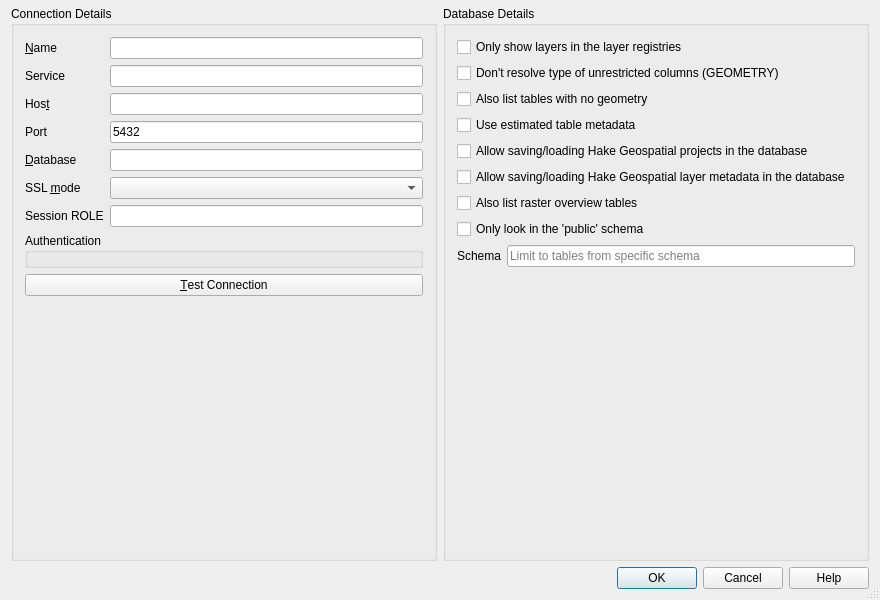
<?xml version="1.0" encoding="UTF-8"?>
<ui version="4.0">
 <class>QgsPgNewConnectionBase</class>
 <widget class="QDialog" name="QgsPgNewConnectionBase">
  <property name="geometry">
   <rect>
    <x>0</x>
    <y>0</y>
    <width>880</width>
    <height>600</height>
   </rect>
  </property>
  <property name="sizePolicy">
   <sizepolicy hsizetype="MinimumExpanding" vsizetype="MinimumExpanding">
    <horstretch>0</horstretch>
    <verstretch>0</verstretch>
   </sizepolicy>
  </property>
  <property name="windowTitle">
   <string>Create a New PostgreSQL Connection</string>
  </property>
  <property name="sizeGripEnabled">
   <bool>true</bool>
  </property>
  <property name="modal">
   <bool>true</bool>
  </property>
  <layout class="QGridLayout" name="gridLayout_3" columnstretch="1,0">
   <property name="topMargin">
    <number>0</number>
   </property>
   <item row="1" column="0" colspan="2">
    <widget class="QgsScrollArea" name="scrollArea">
     <property name="frameShape">
      <enum>QFrame::NoFrame</enum>
     </property>
     <property name="widgetResizable">
      <bool>true</bool>
     </property>
     <widget class="QWidget" name="scrollAreaWidgetContents">
      <property name="geometry">
       <rect>
        <x>0</x>
        <y>0</y>
        <width>936</width>
        <height>630</height>
       </rect>
      </property>
      <layout class="QHBoxLayout" name="horizontalLayout">
       <property name="leftMargin">
        <number>0</number>
       </property>
       <property name="topMargin">
        <number>0</number>
       </property>
       <property name="rightMargin">
        <number>0</number>
       </property>
       <property name="bottomMargin">
        <number>0</number>
       </property>
       <item>
        <widget class="QGroupBox" name="GroupBox1">
         <property name="title">
          <string>Connection Details</string>
         </property>
         <layout class="QVBoxLayout" name="verticalLayout">
          <item>
           <layout class="QGridLayout" name="gridLayout_2">
            <item row="1" column="1">
             <widget class="QLineEdit" name="txtService"/>
            </item>
            <item row="3" column="1">
             <widget class="QLineEdit" name="txtPort">
              <property name="text">
               <string>5432</string>
              </property>
             </widget>
            </item>
            <item row="5" column="0">
             <widget class="QLabel" name="TextLabel3_3">
              <property name="text">
               <string>SSL &amp;mode</string>
              </property>
              <property name="buddy">
               <cstring>cbxSSLmode</cstring>
              </property>
             </widget>
            </item>
            <item row="0" column="1">
             <widget class="QLineEdit" name="txtName">
              <property name="toolTip">
               <string>Name of the new connection</string>
              </property>
             </widget>
            </item>
            <item row="2" column="1">
             <widget class="QLineEdit" name="txtHost"/>
            </item>
            <item row="4" column="1">
             <widget class="QLineEdit" name="txtDatabase"/>
            </item>
            <item row="4" column="0">
             <widget class="QLabel" name="TextLabel2">
              <property name="text">
               <string>&amp;Database</string>
              </property>
              <property name="buddy">
               <cstring>txtDatabase</cstring>
              </property>
             </widget>
            </item>
            <item row="0" column="0">
             <widget class="QLabel" name="TextLabel1_2">
              <property name="text">
               <string>&amp;Name</string>
              </property>
              <property name="buddy">
               <cstring>txtName</cstring>
              </property>
             </widget>
            </item>
            <item row="2" column="0">
             <widget class="QLabel" name="TextLabel1">
              <property name="text">
               <string>Hos&amp;t</string>
              </property>
              <property name="buddy">
               <cstring>txtHost</cstring>
              </property>
             </widget>
            </item>
            <item row="5" column="1">
             <widget class="QComboBox" name="cbxSSLmode"/>
            </item>
            <item row="1" column="0">
             <widget class="QLabel" name="label">
              <property name="text">
               <string>Service</string>
              </property>
              <property name="buddy">
               <cstring>txtService</cstring>
              </property>
             </widget>
            </item>
            <item row="3" column="0">
             <widget class="QLabel" name="TextLabel2_2">
              <property name="text">
               <string>Port</string>
              </property>
              <property name="buddy">
               <cstring>txtPort</cstring>
              </property>
             </widget>
            </item>
            <item row="6" column="1">
             <widget class="QLineEdit" name="txtSessionRole"/>
            </item>
            <item row="6" column="0">
             <widget class="QLabel" name="label_2">
              <property name="text">
               <string>Session ROLE</string>
              </property>
             </widget>
            </item>
           </layout>
          </item>
          <item>
           <widget class="QGroupBox" name="mAuthGroupBox">
            <property name="title">
             <string>Authentication</string>
            </property>
            <layout class="QGridLayout" name="gridLayout">
             <property name="leftMargin">
              <number>6</number>
             </property>
             <property name="topMargin">
              <number>6</number>
             </property>
             <property name="rightMargin">
              <number>6</number>
             </property>
             <property name="bottomMargin">
              <number>6</number>
             </property>
             <item row="0" column="0">
              <widget class="QgsAuthSettingsWidget" name="mAuthSettings" native="true">
               <property name="focusPolicy">
                <enum>Qt::StrongFocus</enum>
               </property>
              </widget>
             </item>
            </layout>
           </widget>
          </item>
          <item>
           <widget class="QPushButton" name="btnConnect">
            <property name="text">
             <string>&amp;Test Connection</string>
            </property>
           </widget>
          </item>
          <item>
           <spacer name="verticalSpacer">
            <property name="orientation">
             <enum>Qt::Vertical</enum>
            </property>
            <property name="sizeHint" stdset="0">
             <size>
              <width>20</width>
              <height>0</height>
             </size>
            </property>
           </spacer>
          </item>
         </layout>
        </widget>
       </item>
       <item>
        <widget class="QGroupBox" name="groupBox">
         <property name="sizePolicy">
          <sizepolicy hsizetype="Preferred" vsizetype="MinimumExpanding">
           <horstretch>0</horstretch>
           <verstretch>0</verstretch>
          </sizepolicy>
         </property>
         <property name="title">
          <string>Database Details</string>
         </property>
         <layout class="QGridLayout" name="gridLayout_4">
          <item row="3" column="0" colspan="2">
           <widget class="QCheckBox" name="cb_allowGeometrylessTables">
            <property name="text">
             <string>Also list tables with no geometry</string>
            </property>
            <property name="checked">
             <bool>false</bool>
            </property>
           </widget>
          </item>
          <item row="5" column="0" colspan="2">
           <widget class="QCheckBox" name="cb_projectsInDatabase">
            <property name="text">
             <string>Allow saving/loading Hake Geospatial projects in the database</string>
            </property>
           </widget>
          </item>
          <item row="0" column="0" colspan="2">
           <widget class="QCheckBox" name="cb_geometryColumnsOnly">
            <property name="toolTip">
             <string>Restricts the displayed tables to those that are found in the layer registries (geometry_columns, geography_columns, topology.layer). This can speed up the initial display of spatial tables.</string>
            </property>
            <property name="text">
             <string>Only show layers in the layer registries</string>
            </property>
           </widget>
          </item>
          <item row="1" column="0" colspan="2">
           <widget class="QCheckBox" name="cb_dontResolveType">
            <property name="text">
             <string>Don't resolve type of unrestricted columns (GEOMETRY)</string>
            </property>
           </widget>
          </item>
          <item row="10" column="1">
           <spacer name="verticalSpacer_2">
            <property name="orientation">
             <enum>Qt::Vertical</enum>
            </property>
            <property name="sizeHint" stdset="0">
             <size>
              <width>20</width>
              <height>40</height>
             </size>
            </property>
           </spacer>
          </item>
          <item row="6" column="0" colspan="2">
           <widget class="QCheckBox" name="cb_metadataInDatabase">
            <property name="text">
             <string>Allow saving/loading Hake Geospatial layer metadata in the database</string>
            </property>
           </widget>
          </item>
          <item row="9" column="0">
           <widget class="QLabel" name="TextLabel3_5">
            <property name="sizePolicy">
             <sizepolicy hsizetype="Preferred" vsizetype="Fixed">
              <horstretch>0</horstretch>
              <verstretch>0</verstretch>
             </sizepolicy>
            </property>
            <property name="text">
             <string>Schema</string>
            </property>
           </widget>
          </item>
          <item row="9" column="1">
           <widget class="QgsFilterLineEdit" name="txtSchema">
            <property name="toolTip">
             <string>If specified, only tables from the matching schema will be fetched and listed for the provider</string>
            </property>
            <property name="echoMode">
             <enum>QLineEdit::Normal</enum>
            </property>
            <property name="placeholderText">
             <string>Limit to tables from specific schema</string>
            </property>
           </widget>
          </item>
          <item row="7" column="0" colspan="2">
           <widget class="QCheckBox" name="cb_allowRasterOverviewTables">
            <property name="text">
             <string>Also list raster overview tables</string>
            </property>
           </widget>
          </item>
          <item row="4" column="0" colspan="2">
           <widget class="QCheckBox" name="cb_useEstimatedMetadata">
            <property name="toolTip">
             <string>&lt;html&gt;
&lt;body&gt;
&lt;p&gt;&lt;b&gt;Use estimated table statistics for the layer metadata.&lt;/b&gt;&lt;/p&gt;
&lt;p&gt;When the layer is setup various metadata is required for the PostGIS table. This includes information such as the table row count, geometry type and spatial extents of the data in the geometry column. If the table contains a large number of rows determining this metadata is time consuming.&lt;/p&gt;
&lt;p&gt;By activating this option the following fast table metadata operations are done:&lt;/p&gt;
&lt;p&gt;1) Row count is determined from results of running the PostgreSQL Analyze function on the table.&lt;/p&gt;
&lt;p&gt;2) Table extents are always determined with the estimated_extent PostGIS function even if a layer filter is applied.&lt;/p&gt;
&lt;p&gt;3) If the table geometry type is unknown and is not exclusively taken from the geometry_columns table, then it is determined from the first 100 non-null geometry rows in the table.&lt;/p&gt;
&lt;/body&gt;
&lt;/html&gt;</string>
            </property>
            <property name="text">
             <string>Use estimated table metadata</string>
            </property>
           </widget>
          </item>
          <item row="8" column="0" colspan="2">
           <widget class="QCheckBox" name="cb_publicSchemaOnly">
            <property name="toolTip">
             <string>When searching for spatial tables that are not in the geometry_columns tables, restrict the search to tables that are in the public schema (for some databases this can save lots of time)</string>
            </property>
            <property name="text">
             <string>Only look in the 'public' schema</string>
            </property>
           </widget>
          </item>
         </layout>
        </widget>
       </item>
      </layout>
     </widget>
    </widget>
   </item>
   <item row="2" column="0" colspan="2">
    <widget class="QDialogButtonBox" name="buttonBox">
     <property name="standardButtons">
      <set>QDialogButtonBox::Cancel|QDialogButtonBox::Help|QDialogButtonBox::Ok</set>
     </property>
    </widget>
   </item>
   <item row="0" column="0" colspan="2">
    <widget class="QgsMessageBar" name="bar" native="true"/>
   </item>
  </layout>
 </widget>
 <layoutdefault spacing="6" margin="11"/>
 <customwidgets>
  <customwidget>
   <class>QgsAuthSettingsWidget</class>
   <extends>QWidget</extends>
   <header>qgsauthsettingswidget.h</header>
   <container>1</container>
  </customwidget>
  <customwidget>
   <class>QgsScrollArea</class>
   <extends>QScrollArea</extends>
   <header>qgsscrollarea.h</header>
   <container>1</container>
  </customwidget>
  <customwidget>
   <class>QgsMessageBar</class>
   <extends>QWidget</extends>
   <header>qgsmessagebar.h</header>
   <container>1</container>
  </customwidget>
  <customwidget>
   <class>QgsFilterLineEdit</class>
   <extends>QLineEdit</extends>
   <header>qgsfilterlineedit.h</header>
  </customwidget>
 </customwidgets>
 <tabstops>
  <tabstop>txtName</tabstop>
  <tabstop>txtService</tabstop>
  <tabstop>txtHost</tabstop>
  <tabstop>txtPort</tabstop>
  <tabstop>txtDatabase</tabstop>
  <tabstop>cbxSSLmode</tabstop>
  <tabstop>txtSessionRole</tabstop>
  <tabstop>mAuthSettings</tabstop>
  <tabstop>btnConnect</tabstop>
  <tabstop>cb_geometryColumnsOnly</tabstop>
  <tabstop>cb_dontResolveType</tabstop>
  <tabstop>cb_allowGeometrylessTables</tabstop>
  <tabstop>cb_useEstimatedMetadata</tabstop>
  <tabstop>cb_projectsInDatabase</tabstop>
  <tabstop>cb_metadataInDatabase</tabstop>
  <tabstop>cb_allowRasterOverviewTables</tabstop>
  <tabstop>cb_publicSchemaOnly</tabstop>
  <tabstop>txtSchema</tabstop>
 </tabstops>
 <resources/>
 <connections>
  <connection>
   <sender>buttonBox</sender>
   <signal>rejected()</signal>
   <receiver>QgsPgNewConnectionBase</receiver>
   <slot>reject()</slot>
   <hints>
    <hint type="sourcelabel">
     <x>313</x>
     <y>501</y>
    </hint>
    <hint type="destinationlabel">
     <x>451</x>
     <y>312</y>
    </hint>
   </hints>
  </connection>
  <connection>
   <sender>buttonBox</sender>
   <signal>accepted()</signal>
   <receiver>QgsPgNewConnectionBase</receiver>
   <slot>accept()</slot>
   <hints>
    <hint type="sourcelabel">
     <x>395</x>
     <y>501</y>
    </hint>
    <hint type="destinationlabel">
     <x>450</x>
     <y>287</y>
    </hint>
   </hints>
  </connection>
 </connections>
</ui>
